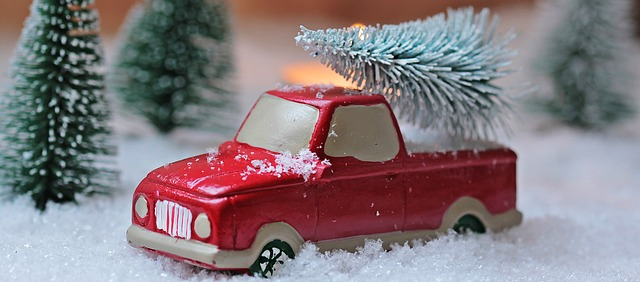
%> input picture Report/Report_Picture_08/tree.jpg, 640 x 282 px
$ octave Program8.m   (GNU Octave 9; MATLAB toolbox functions it lacks are replaced by stand-ins)
%> lines starting %> are read from the running program, lines starting %| are printed output that depends on the picture; in (x1, y1, x2, y2) boxes, pixels count from 0 and x2, y2 are one past the last pixel; in counts of white or black regions, pixels touching at a corner belong together; the program's own positions count from 1
% 課題８ ラベリング
% 二値化された画像の連結成分にラベルをつけよ．
% 下記はサンプルプログラムである．
% 課題作成にあたっては「Lenna」以外の画像を用いよ．

IMG = imread('../Report/Report_Picture_08/tree.jpg');
%> IMG is the input picture: size 282x640x3 uint8; mean R, G, B 133.1, 121.6, 126.4
IMG = rgb2gray(IMG);
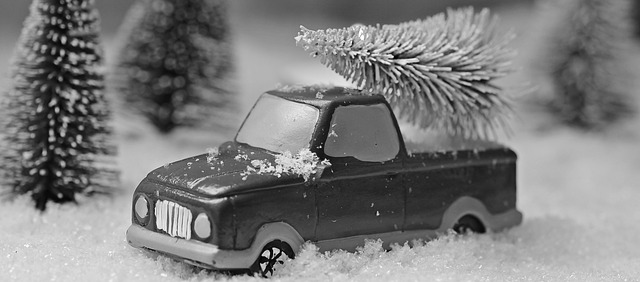
%> IMG: size 282x640 uint8; min 1, max 254, mean 125.6
imagesc(IMG);
colormap(gray);
colorbar;
pause;

%画像の2値化
IMG = imbinarize(IMG);
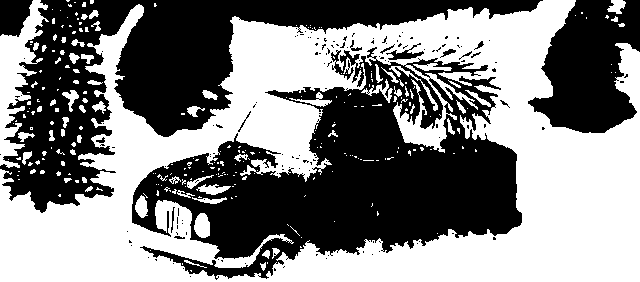
%> IMG: size 282x640 logical; 51.1% white; 146 black regions (130 under 20 px), largest, box (x1, y1, x2, y2) and area: (132, 47, 522, 280) 42947, (0, 0, 543, 213) 33502, (528, 0, 640, 133) 9842
imagesc(IMG);
pause;

%ラベリング
IMG = bwlabeln(IMG);
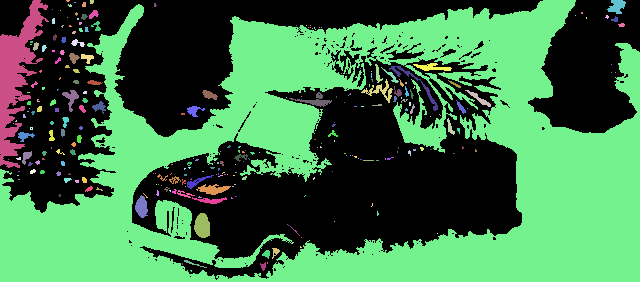
%> IMG: size 282x640 double; 270 distinct labels, from 0 to 269; one colour per label, 0 black
imagesc(IMG);
colormap(gray);
colorbar;
pause;
